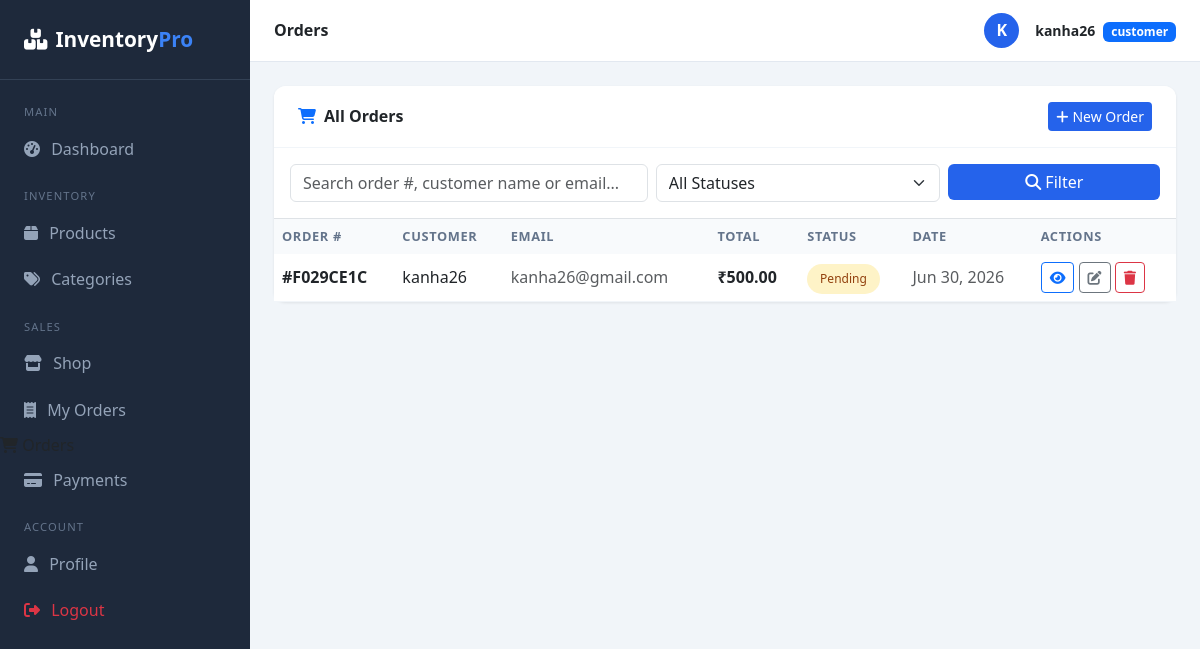
The app's page /orders/ (signed in) with its own data.
### accounts/models.py (models this page shows, shortened)
class User(AbstractUser):
    class Role(models.TextChoices):
        ADMIN = "admin", "Admin"
        STAFF = "staff", "Staff"
        CUSTOMER = "customer", "Customer"
    role = models.CharField(max_length=20, choices=Role.choices, default=Role.CUSTOMER)
    email = models.EmailField(unique=True)
    phone = models.CharField(max_length=15, blank=True)
    profile_photo = models.ImageField(upload_to="profiles/", blank=True, null=True)
    address = models.TextField(blank=True)

### orders/models.py (models this page shows, shortened)
class Order(models.Model):
    class Status(models.TextChoices):
        PENDING = "pending", "Pending"
        PROCESSING = "processing", "Processing"
        SHIPPED = "shipped", "Shipped"
        DELIVERED = "delivered", "Delivered"
        CANCELLED = "cancelled", "Cancelled"
    order_number = models.CharField(max_length=20, unique=True, editable=False)
    customer = models.ForeignKey(
        User,
        on_delete=models.SET_NULL,
        null=True,
        related_name="customer_orders"
    )
    customer_name = models.CharField(max_length=200)
    customer_email = models.EmailField()
    customer_phone = models.CharField(max_length=15, blank=True)
    shipping_address = models.TextField()
    status = models.CharField(
        max_length=20,
        choices=Status.choices,
        default=Status.PENDING
    )
    total_amount = models.DecimalField(max_digits=12, decimal_places=2, default=0)
    notes = models.TextField(blank=True)
    created_by = models.ForeignKey(
        User,
        on_delete=models.SET_NULL,
        null=True,
        blank=True,
        related_name="orders_created"
    )
    created_at = models.DateTimeField(auto_now_add=True)
    updated_at = models.DateTimeField(auto_now=True)

### orders/views.py (the view)
# urls.py: path("", views.order_list, name="order_list"),
@login_required
def order_list(request):
    query = request.GET.get("q", "")
    status = request.GET.get("status", "")
    orders = Order.objects.all().order_by("-created_at")
    if query:
        orders = orders.filter(
            Q(order_number__icontains=query) |
            Q(customer_name__icontains=query) |
            Q(customer_email__icontains=query)
        )
    if status:
        orders = orders.filter(status=status)
    context = {
        "orders": orders,
        "query": query,
        "selected_status": status,
        "status_choices": Order.Status.choices,
    }
    return render(request, "orders/order_list.html", context)

### inventory_project/templates/orders/order_list.html (shortened to what this page needs)
{% extends 'base.html' %}
{% block page_title %}Orders{% endblock %}
{% block content %}
<div class="card">
  <div class="card-header d-flex justify-content-between align-items-center">
    <span><i class="fas fa-shopping-cart me-2 text-primary"></i>All Orders</span>
    <a href="{% url 'order_create' %}" class="btn btn-primary btn-sm">
      <i class="fas fa-plus me-1"></i>New Order
    </a>
  </div>
  <div class="card-body border-bottom">
    <form method="get" class="row g-2">
      <div class="col-md-5">
        <input type="text" name="q" value="{{ query }}" class="form-control"
               placeholder="Search order #, customer name or email...">
      </div>
      <div class="col-md-4">
        <select name="status" class="form-select">
          <option value="">All Statuses</option>
        </select>
      </div>
      <div class="col-md-3">
        <button class="btn btn-primary w-100"><i class="fas fa-search"></i> Filter</button>
      </div>
    </form>
  </div>
  <div class="card-body p-0">
    <table class="table mb-0">
      <thead>
        <tr>
          <th>Order #</th><th>Customer</th><th>Email</th>
          <th>Total</th><th>Status</th><th>Date</th><th>Actions</th>
        </tr>
      </thead>
      <tbody>
        {% for order in orders %}
        <tr>
          <td><strong>#{{ order.order_number }}</strong></td>
          <td>{{ order.customer_name }}</td>
          <td class="text-muted">{{ order.customer_email }}</td>
          <td class="fw-semibold">₹{{ order.total_amount }}</td>
          <td><span class="badge-{{ order.status }}">{{ order.get_status_display }}</span></td>
          <td class="text-muted">{{ order.created_at|date:"M d, Y" }}</td>
          <td>
            <a href="{% url 'order_detail' order.pk %}" class="btn btn-sm btn-outline-primary">
              <i class="fas fa-eye"></i>
            </a>
            <a href="{% url 'order_edit' order.pk %}" class="btn btn-sm btn-outline-secondary">
              <i class="fas fa-edit"></i>
            </a>
            <a href="{% url 'order_delete' order.pk %}" class="btn btn-sm btn-outline-danger">
              <i class="fas fa-trash"></i>
            </a>
          </td>
        </tr>
        {% empty %}
        <tr><td colspan="7" class="text-center text-muted py-4">No orders found.</td></tr>
        {% endfor %}
      </tbody>
    </table>
  </div>
</div>
{% endblock %}

### inventory_project/templates/base.html (shortened to what this page needs)
<!DOCTYPE html>
<html lang="en">
<head>
  <link href="https://cdn.jsdelivr.net/npm/bootstrap@5.3.0/dist/css/bootstrap.min.css" rel="stylesheet">
  <link href="https://cdnjs.cloudflare.com/ajax/libs/font-awesome/6.4.0/css/all.min.css" rel="stylesheet">
</head>
<body>
{% if user.is_authenticated %}
<div class="sidebar">
  <div class="sidebar-brand">
    <i class="fas fa-boxes me-2"></i>Inventory<span>Pro</span>
  </div>
  <nav class="mt-2">
    <div class="nav-label">Main</div>
    <a href="{% url 'dashboard' %}" class="nav-link {% if request.resolver_match.url_name == 'dashboard' %}active{% endif %}">
      <i class="fas fa-tachometer-alt"></i> Dashboard</a>
    <div class="nav-label">Inventory</div>
    <a href="{% url 'product_list' %}" class="nav-link {% if 'product' in request.resolver_match.url_name %}active{% endif %}">
      <i class="fas fa-box"></i> Products</a>
    <a href="{% url 'category_list' %}" class="nav-link {% if 'category' in request.resolver_match.url_name %}active{% endif %}">
      <i class="fas fa-tags"></i> Categories</a>
    <div class="nav-label">Sales</div>
    {% if user.role == 'customer' %}
      <a href="{% url 'storefront' %}" class="nav-link {% if request.resolver_match.url_name == 'storefront' %}active{% endif %}">
        <i class="fas fa-store"></i> Shop</a>
      <a href="{% url 'my_orders' %}" class="nav-link {% if request.resolver_match.url_name == 'my_orders' %}active{% endif %}">
        <i class="fas fa-receipt"></i> My Orders</a>
    {% endif %}
        <i class="fas fa-shopping-cart"></i> Orders</a>
      <a href="{% url 'payment_list' %}" class="nav-link {% if 'payment' in request.resolver_match.url_name %}active{% endif %}">
        <i class="fas fa-credit-card"></i> Payments</a>
    <div class="nav-label">Account</div>
    <a href="{% url 'profile' %}" class="nav-link {% if request.resolver_match.url_name == 'profile' %}active{% endif %}">
      <i class="fas fa-user"></i> Profile</a>
    <a href="{% url 'logout' %}" class="nav-link text-danger">
      <i class="fas fa-sign-out-alt"></i> Logout</a>
  </nav>
</div>
<div class="main-content">
  <div class="topbar">
    <h6 class="mb-0 fw-semibold">{% block page_title %}Dashboard{% endblock %}</h6>
    <div class="d-flex align-items-center gap-3">
      {% if user.profile_photo %}
        <img src="{{ user.profile_photo.url }}" class="rounded-circle" width="35" height="35" style="object-fit:cover;">
      {% else %}
        <div style="width:35px;height:35px;background:#2563eb;border-radius:50%;display:flex;align-items:center;justify-content:center;color:#fff;font-weight:700;">
          {{ user.username|first|upper }}
        </div>
      {% endif %}
      <div>
        <span class="fw-semibold small">{{ user.username }}</span>
        <span class="badge bg-primary ms-1 small">{{ user.role }}</span>
      </div>
    </div>
  </div>
  <div class="page-body">
    {% block content %}{% endblock %}
  </div>
</div>
{% else %}
  {% block auth_content %}{% endblock %}
{% endif %}
</body>
</html>

### inventory_project/templates/base.html (style rules this page uses)
:root { --primary: #2563eb; --sidebar-width: 250px; }
body { background: #f1f5f9; font-family: 'Segoe UI', sans-serif; }
.sidebar { width: var(--sidebar-width); background: #1e293b; min-height: 100vh; position: fixed; top: 0; left: 0; z-index: 100; }
.sidebar-brand { padding: 1.5rem; color: #fff; font-size: 1.3rem; font-weight: 700; border-bottom: 1px solid #334155; }
.sidebar-brand span { color: #3b82f6; }
.sidebar .nav-link { color: #94a3b8; padding: .7rem 1.5rem; display: flex; align-items: center; gap: .7rem; transition: all .2s; }
.sidebar .nav-label { color: #64748b; font-size: .7rem; text-transform: uppercase; letter-spacing: .1em; padding: 1rem 1.5rem .3rem; }
.main-content { margin-left: var(--sidebar-width); }
.topbar { background: #fff; padding: .8rem 1.5rem; border-bottom: 1px solid #e2e8f0; display: flex; justify-content: space-between; align-items: center; position: sticky; top: 0; z-index: 99; }
.page-body { padding: 1.5rem; }
.card { border: none; border-radius: 12px; box-shadow: 0 1px 3px rgba(0,0,0,.08); }
.card-header { background: #fff; border-bottom: 1px solid #f1f5f9; font-weight: 600; border-radius: 12px 12px 0 0 !important; padding: 1rem 1.5rem; }
.badge-pending { background: #fef3c7; color: #92400e; padding: .4rem .8rem; border-radius: 20px; font-size: .75rem; }
.table thead th { background: #f8fafc; font-size: .8rem; text-transform: uppercase; letter-spacing: .05em; color: #64748b; border: none; }
.table td { vertical-align: middle; border-color: #f1f5f9; }
.btn-primary { background: #2563eb; border: none; }

### records on screen
User: username|first "K", username "kanha26", role "customer"
Order: order_number "F029CE1C", customer_name "kanha26", customer_email "kanha26@gmail.com", total_amount "500.00", status "Pending", created_at "Jun 30, 2026"
